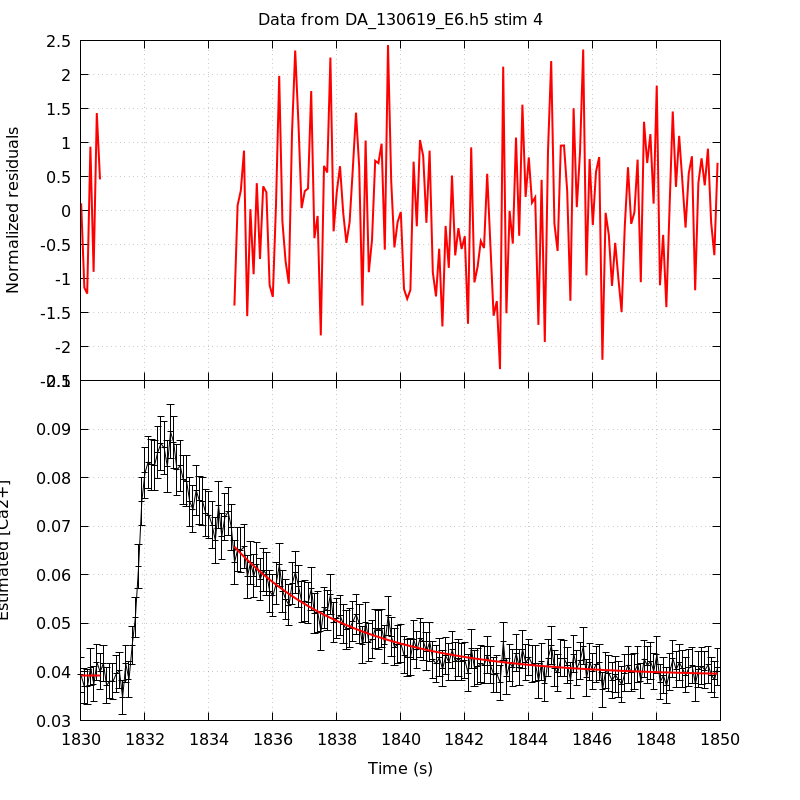

This chart was generated by the following gnuplot code:
unset key
set grid
set multiplot title 'Data from DA_130619_E6.h5 stim 4' noenhanced layout 2,1 margins 0.1,0.9,0.1,0.95 spacing 0,0
set ylabel 'Normalized residuals'
set xtics format ''
plot 'DA_130619_E6_aba_RatioFit_s4' using 1:4 with lines linecolor rgb 'red' linewidth 2
set format x '%g'
set xlabel 'Time (s)'
set ylabel 'Estimated [Ca2+]'
plot 'DA_130619_E6_aba_CaRatio_s4' using 1:2:($3*1.96) with yerrorlines \
     linecolor rgb 'black' linewidth 1,                \
     'DA_130619_E6_aba_RatioFit_s4' using 1:3 with lines linecolor rgb 'red'\
     linewidth 2
unset multiplot
